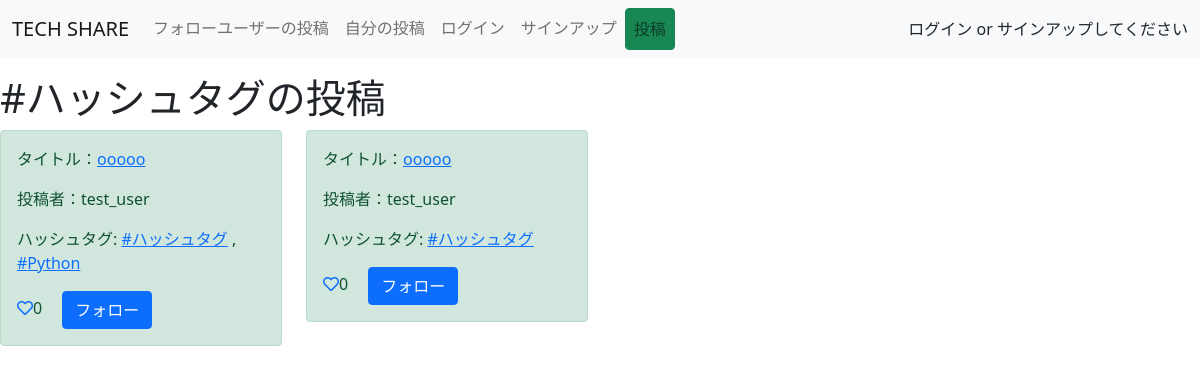
/tag/ハッシュタグ/, run on an earlier commit of the app's database.
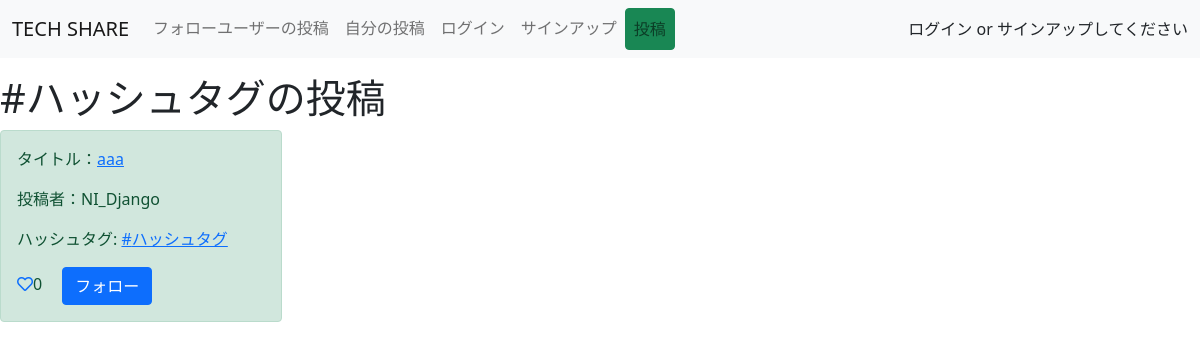
And on a later commit of the database.
### snsapp/models.py (models this page shows, shortened)
class Tag(models.Model):
    name = models.CharField(max_length=50)

class Post(models.Model):
   title = models.CharField(max_length=100)
   content = MarkdownxField('本文', help_text='Markdown形式で書いてください。')
   user = models.ForeignKey(User, on_delete=models.CASCADE)
   like = models.ManyToManyField(User, related_name='related_post', blank=True)
   created_at = models.DateTimeField(auto_now_add=True)
   tag = models.ManyToManyField(Tag)
   class Meta:
       ordering = ["-created_at"]

### snsapp/views.py (the view)
# urls.py: path('tag/<str:tag>/', TaggedPosts.as_view(), name='tagged-posts'),
class TaggedPosts(ListView):
    model = Post
    template_name = 'snsapp/tagged_posts.html'
    context_object_name = 'object_list'
    def get_queryset(self):
        tag_name = self.kwargs['tag']
        try:
            tag = Tag.objects.get(name=tag_name)
        except Tag.DoesNotExist:
            raise Http404("Tag does not exist")
        return tag.post_set.all()
    def get_context_data(self, **kwargs):
        context = super().get_context_data(**kwargs)
        tag_name = self.kwargs['tag']
        context['tag_name'] = tag_name
        return context

### template/snsapp/tagged_posts.html
{% extends 'base.html' %}
{% block content %}
    <h1>#{{ tag_name }}の投稿</h1>
        <div class="row">
          {% for item in object_list %}
          <div class="col-md-3">
            <div class="alert alert-success" role="alert">
              <p>タイトル：<a href="{% url 'snsapp:detail' item.pk %}">{{item.title}}</a></p>
              <p>投稿者：{{item.user.username}}</p>
              {% if item.tag.all %}
              <p>
                ハッシュタグ:
                {% for tag in item.tag.all %}
                  {% if tag.name %}
                  <a href="{% url 'snsapp:tagged-posts' tag.name %}">#{{ tag.name }}</a>
                  {% if not forloop.last %}, {% endif %}
                  {% endif %}
                {% endfor %}
              </p>
              {% endif %}
              {% if request.user in item.like.all %}
              <a href="{% url 'snsapp:like-home' item.pk %}" class="like-btn add-color" tabindex="-1" role="button" aria-disabled="true"><i class="far fa-heart"></i></a>{{item.like.count}}
              {% else %}
              <a href="{% url 'snsapp:like-home' item.pk %}" class="like-btn" tabindex="-1" role="button" aria-disabled="true"><i class="far fa-heart"></i></a>{{item.like.count}}
              {% endif %}
              {% if item.user in connection.0.following.all %}
              <a href="{% url 'account:follow-home' item.pk %}" class="btn btn-danger ms-3" tabindex="-1" role="button" aria-disabled="true">フォロー解除</a>
              {% else %}
              <a href="{% url 'account:follow-home' item.pk %}" class="btn btn-primary ms-3" tabindex="-1" role="button" aria-disabled="true">フォロー</a>
              {% endif %}
            </div>
          </div>
          {% endfor %}
        </div>
{% endblock %}

### template/base.html (shortened to what this page needs)
{% load static %}
<!doctype html>
<html lang="ja">
  <head>
    <link href="https://cdn.jsdelivr.net/npm/bootstrap@5.0.0-beta3/dist/css/bootstrap.min.css" rel="stylesheet">
    <link rel="stylesheet" href="https://use.fontawesome.com/releases/v5.15.1/css/all.css">
  </head>
  <body>
    <nav class="navbar navbar-expand-lg navbar-light bg-light mb-3">
        <div class="container-fluid">
          <a class="navbar-brand" href="{% url 'snsapp:home' %}">TECH SHARE</a>
          <div class="collapse navbar-collapse" id="navbarNavAltMarkup">
            <div class="navbar-nav">
              <a class="nav-link" href="{% url 'account:follow-list' %}">フォローユーザーの投稿</a>
              <a class="nav-link" href="{% url 'snsapp:mypost' %}">自分の投稿</a>
              {% if user.is_authenticated %}
              <a class="nav-link" href="{% url 'account:my_page' request.user.pk %}">マイページ</a>
              <a class="nav-link" href="{% url 'account:logout' %}">ログアウト</a>
              {% else %}
              <a class="nav-link" href="{% url 'account:login' %}">ログイン</a>
              <a class="nav-link" href="{% url 'account:signup' %}">サインアップ</a>
              {% endif %}
              <a class="nav-link btn btn-success" href="{% url 'snsapp:create' %}" role="button">投稿</a>
            </div>
          </div>
          <div>
            {% if not user.is_authenticated %}
              ログイン or サインアップしてください
            {% else %}
              {{ request.user.username }}
            {% endif %}
          </div>
        </div>
      </nav>
      {% block content %}
      {% endblock content %}
  </body>
</html>

What changed in the data, as far as the page shows it:
removed Post: title "ooooo", user.username "test_user", like.count "0", shows "フォロー", Tag (name "ハッシュタグ")
removed Tag: name "Python", shown under "ooooo"
removed Post: title "ooooo", user.username "test_user", like.count "0", shows "フォロー", Tag (name "ハッシュタグ")
added Post: title "aaa", user.username "NI_Django", like.count "0", shows "フォロー", Tag (name "ハッシュタグ")
